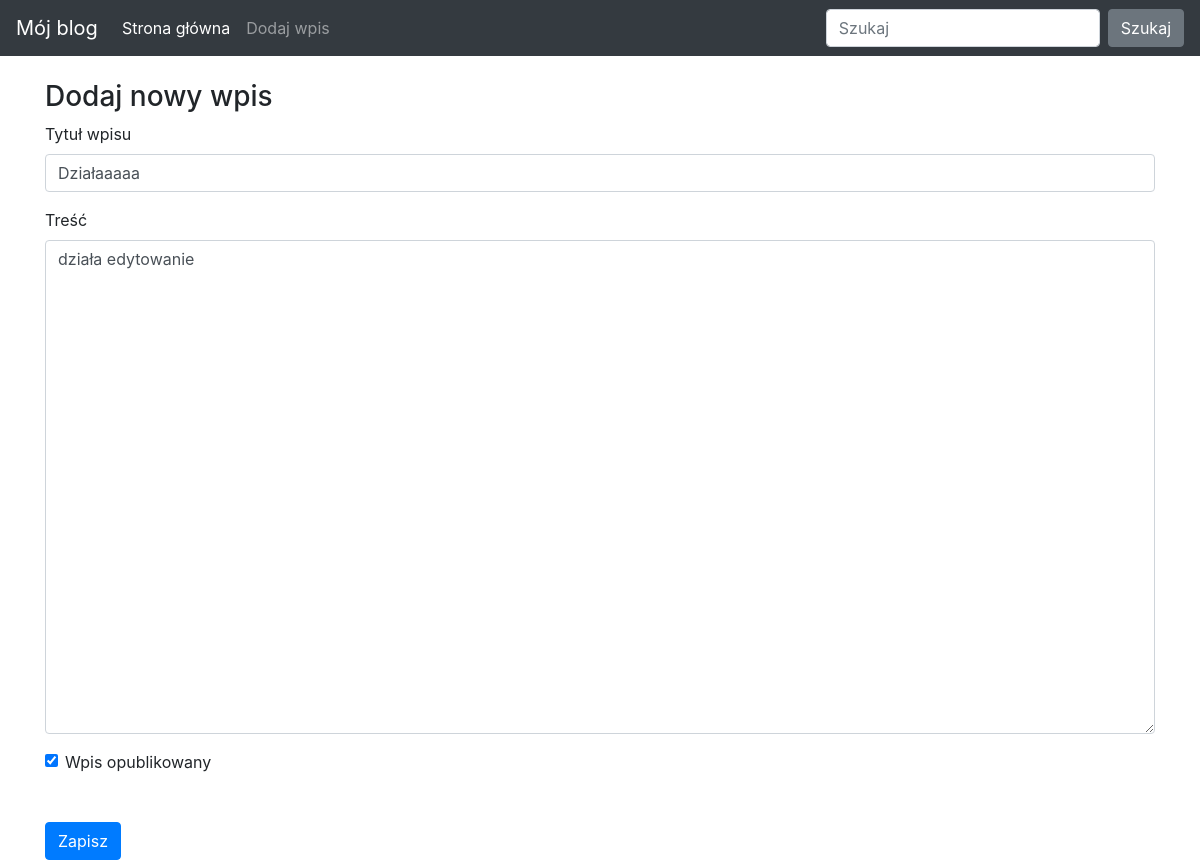
The app's page /edit-post/13 with its own data.
### blog/models.py (models this page shows, shortened)
class Entry(db.Model):
    id = db.Column(db.Integer, primary_key=True)
    title = db.Column(db.String(100), nullable=False)
    body = db.Column(db.Text, nullable=False)
    date_posted = db.Column(db.DateTime, nullable=False, default=datetime.utcnow)
    is_published = db.Column(db.Boolean, default=False)

### blog/routes.py (the view)
@bp.route("/edit-post/<int:entry_id>", methods=["GET", "POST"])
def edit_entry(entry_id):
   entry = Entry.query.filter_by(id=entry_id).first_or_404()
   form = EntryForm(obj=entry)
   errors = None
   if request.method == 'POST':
       if form.validate_on_submit():
           form.populate_obj(entry)
           db.session.commit()
       else:
           errors = form.errors
   return render_template("entry_form.html", form=form, errors=errors)

### blog/forms.py
class EntryForm(FlaskForm):
   title = StringField('Title', validators=[DataRequired()])
   body = TextAreaField('Content', validators=[DataRequired()])
   is_published = BooleanField('Is Published?')

### blog/templates/entry_form.html (shortened to what this page needs)
{% extends "base.html" %}
{% block content %}
<h3>
   Dodaj nowy wpis
</h3>
<form action="" method="POST">
   <div class="form-group">
       <label for="title">Tytuł wpisu</label>
       {{ form.title(class_="form-control") }}
   </div>
   <div class="form-group">
       <label for="body">Treść</label>
       {{ form.body(class_="form-control", cols="100", rows="20") }}
   </div>
   <div class="form-check">
       {{ form.is_published(class_="form-check-input") }}
       <label class="form-check-label" for="is_published">Wpis opublikowany</label>
   </div>
   <button type="submit" class="btn btn-primary mt-5">Zapisz</button>
</form>
{% endblock %}

### blog/templates/base.html (style rules this page uses)
body { padding-top: 5rem; }

### records on screen
Entry: title "Działaaaaa", body "działa edytowanie", is_published "☑"
